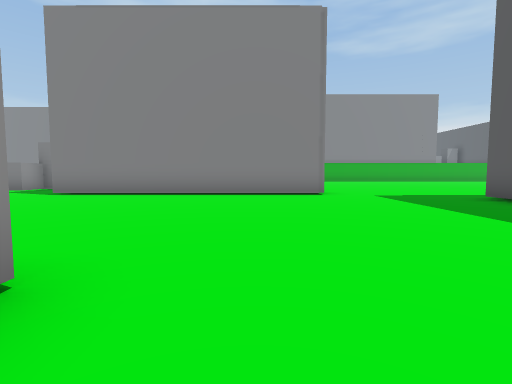
view 1 (above)

24 first-person views from a walk through a scene from a Unity 3-D project. The camera is 1.2 m above the floor, tilts 4° down and sees 85° across. The floor is counted in squares, 2 m on a side. Each view is taken from the middle of a square. On the plan, view 1 faces up. The plan holds only what a view shows up to about 9 squares ahead; the rest is blank. The place goes on beyond the plan. The player character is not drawn.

view 2
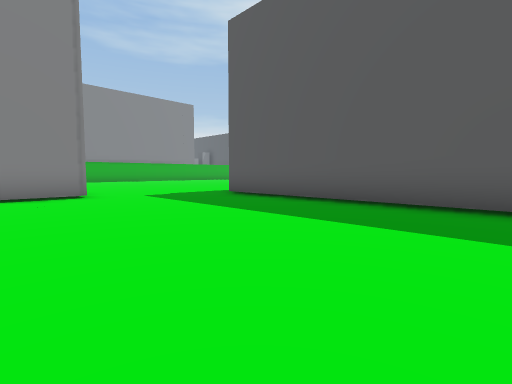

view 3
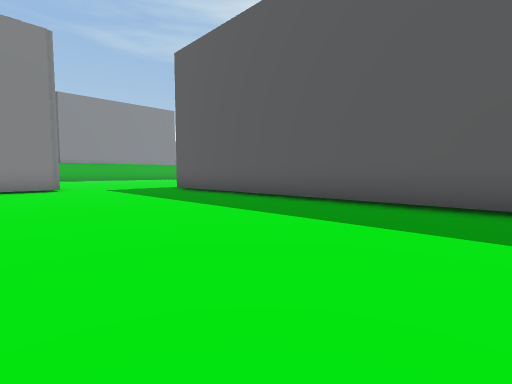

view 4
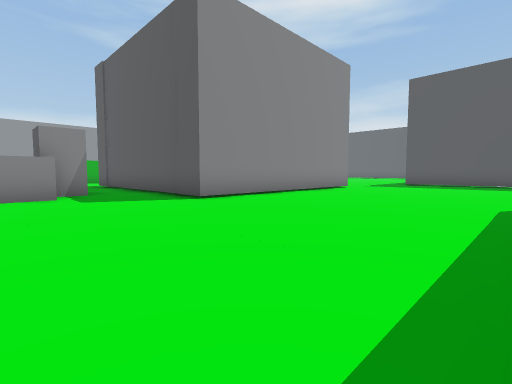

view 5
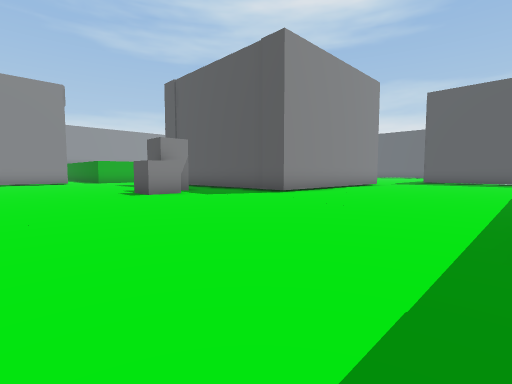

view 6
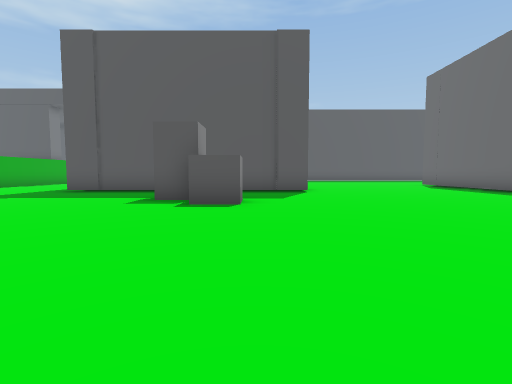

view 7
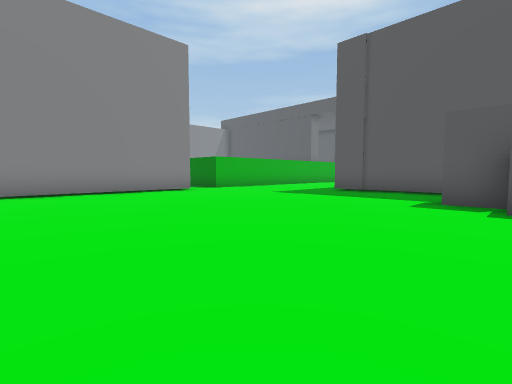

view 8
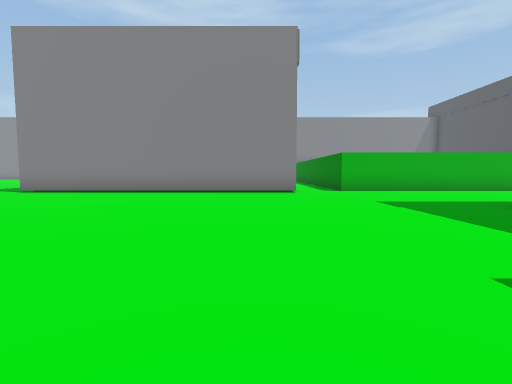

view 9
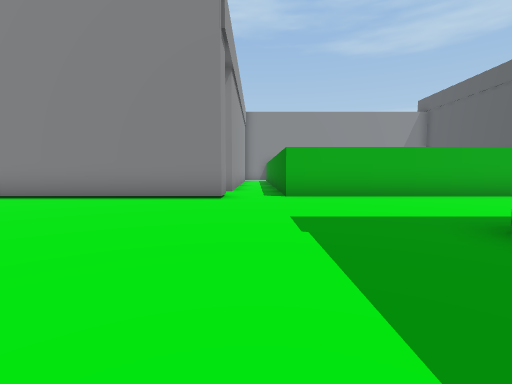

view 10
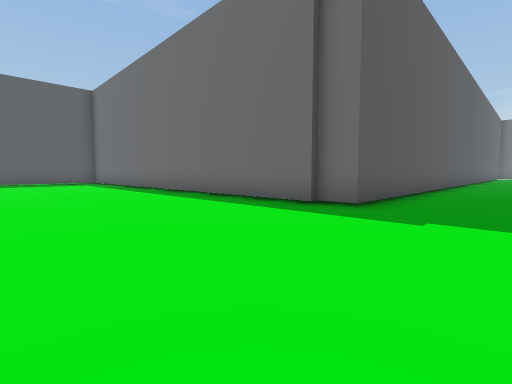

view 11
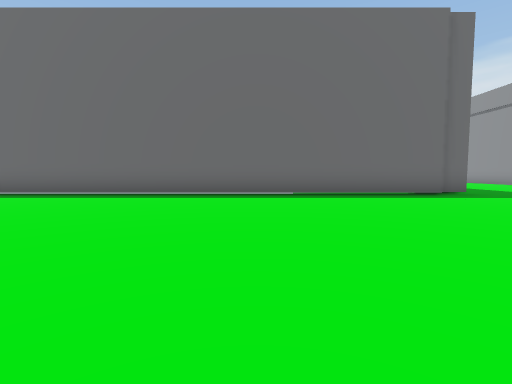

view 12
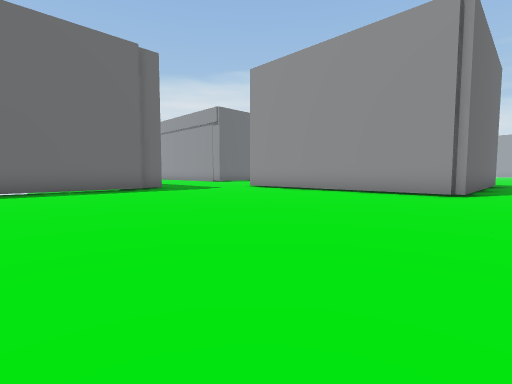

view 13
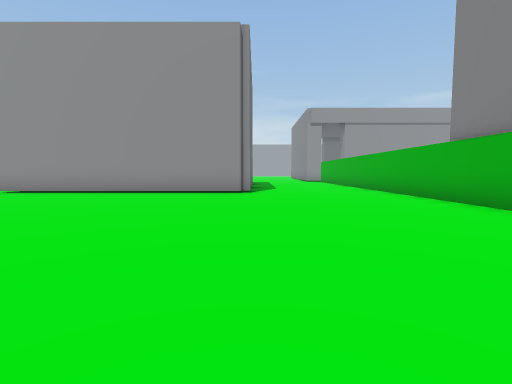

view 14
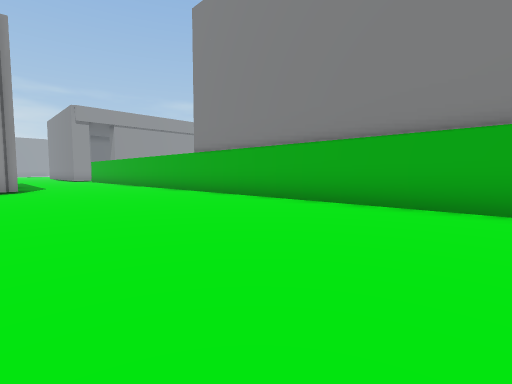

view 15
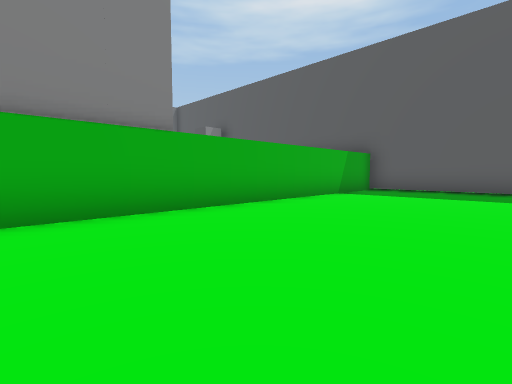

view 16
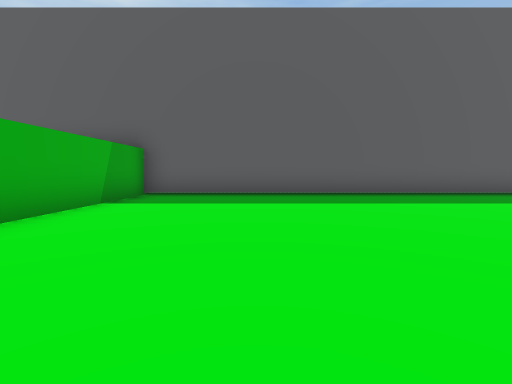

view 17
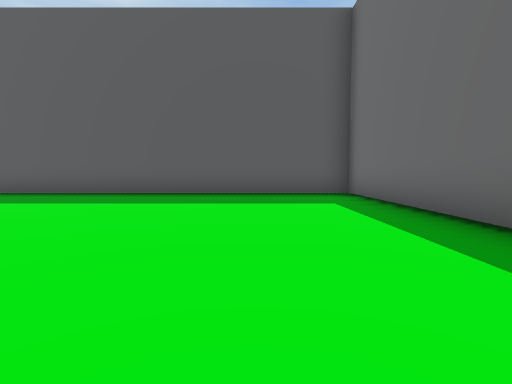

view 18
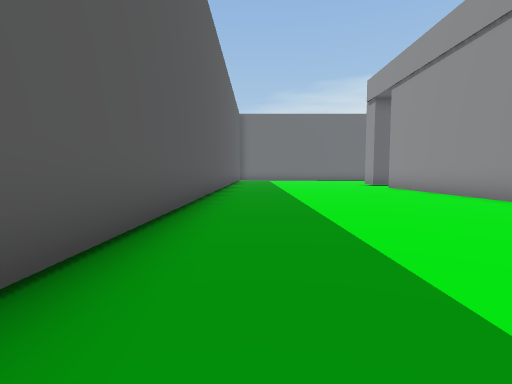

view 19
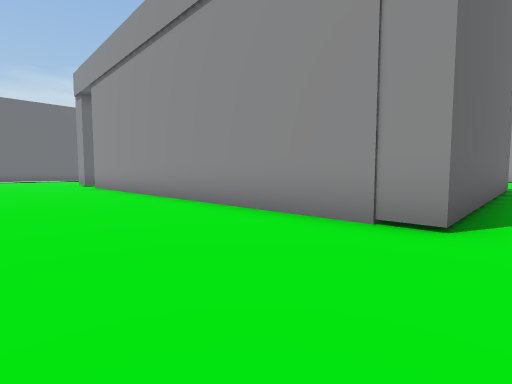

view 20
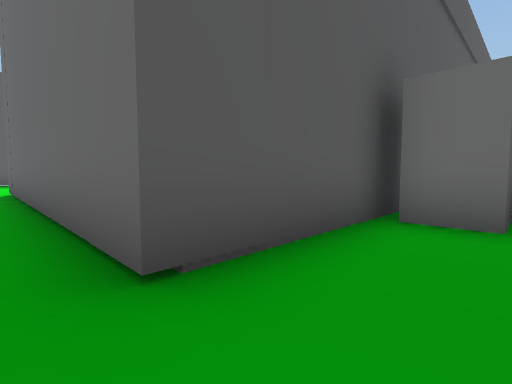

view 21
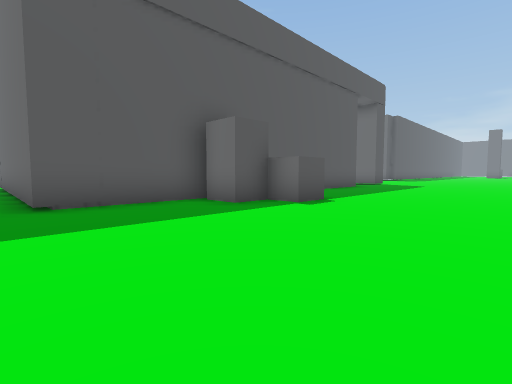

view 22
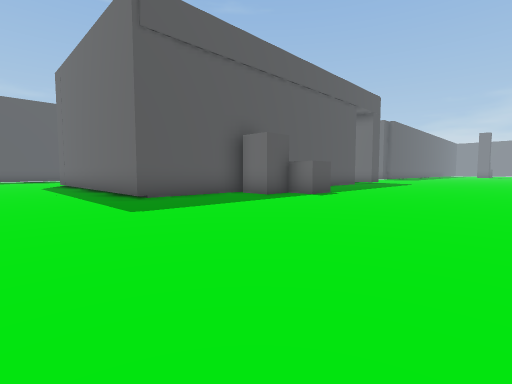

view 23
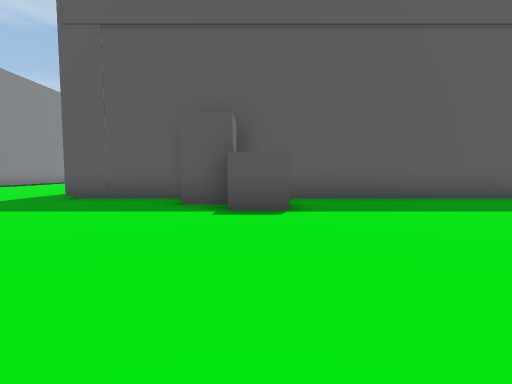

view 24
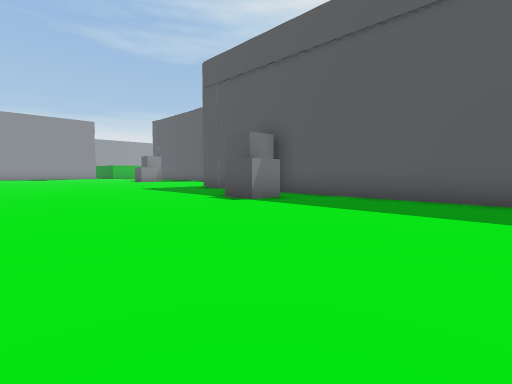

### Floor plan
Points are (right, up) in squares from view 1. A wall is a line through its corners. A room is listed if a view was taken in it or the views show most of it. See-through windows are left out.
Room 1 (views 1, 2, 3, 4, 5, 6, 7, 8, 9, 18, 19, 20, 21, 22, 23, 24)
walls: (1.8, 7.4) (-5.3, 7.4) (-5.3, 14.9); (-1.6, 14.8) (1.8, 14.8); (-9.5, -8.5) (-9.5, 1.4) (-1.2, 1.4) (-1.2, -8.1); (-8.8, 19.2) (-8.8, 18.4) (-16.5, 18.4); (-1.5, 19) (-7.2, 19); (2.5, 19) (1, 19); (5.2, -7.9) (5.2, 6.3)
ways out: opening at (1.7, 17) to room 2; opening at (3.5, 6.5) to room 2
objects: other object (-11, -3); other object (-11, -2) to (-10, -2); other object (-8, 10); other object (-8, 11) to (-7, 11)
Room 2 (views 10, 11, 12, 13, 14, 15, 16, 17)
walls: (5.9, 6.5) (19.5, 6.5) (19.5, 19) (2.5, 19); (5.2, 6.3) (6, 6.3); (1.8, 14.8) (1.8, 7.4)
ways out: opening at (1.7, 17) to room 1; opening at (3.5, 6.5) to room 1

Where each view was taken, in squares from view 1:
view 1: 0 up, 0 right, facing up
view 2: 0 up, 0 right, facing up-right
view 3: 3 down, 0 right, facing up-right
view 4: 2 up, 9 left, facing up-right
view 5: 2 up, 12 left, facing up-right
view 6: 9 up, 14 left, facing right
view 7: 10 up, 14 left, facing up-right
view 8: 10 up, 10 left, facing up
view 9: 12 up, 8 left, facing up
view 10: 11 up, 3 right, facing down-right
view 11: 14 up, 11 right, facing down
view 12: 16 up, 10 right, facing down-left
view 13: 15 up, 10 right, facing left
view 14: 14 up, 12 right, facing up-left
view 15: 15 up, 10 right, facing up-right
view 16: 16 up, 12 right, facing right
view 17: 9 up, 12 right, facing right
view 18: 1 up, 4 right, facing down
view 19: 2 up, 2 right, facing down-left
view 20: 2 up, 11 left, facing down-right
view 21: 2 up, 15 left, facing down-right
view 22: 4 up, 16 left, facing down-right
view 23: 3 down, 16 left, facing right
view 24: 8 down, 16 left, facing up-right
